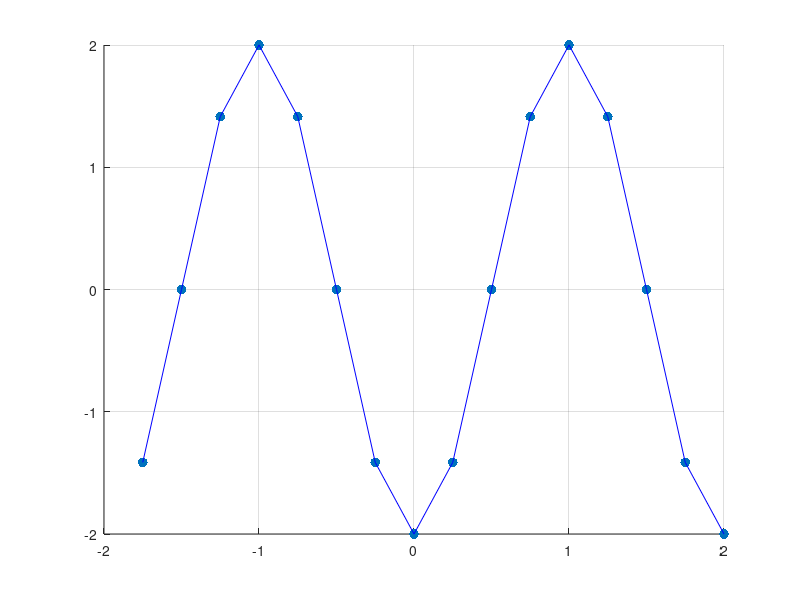

Here is the MATLAB script that generated this plot:
n = 8;

epsilon_0 = 0;
t = -1;

ka = zeros(1, n);
for i = 1:n
    ka(i) = 2*pi*i/n;
end

E = zeros(1,n);
for i = 1:n
    E(i) = 2*t*cos(ka(i));
end

scatter([ka/pi - 2, ka/pi], [E,E], 50, 'filled', 'b')
grid on
hold on
plot([ka/pi - 2, ka/pi], [E,E], 'b')
hold off

% H = zeros(n,n);
% for i = 1:n
%     for j = 1:n
%         if i == j
%             H(i,j) = epsilon_0;
%         elseif i+1 == j || j+1 == i...
%                 || (i==n && j==1) || (j==n && i==1)
%             H(i,j) = t;
%         end
%     end
% end

